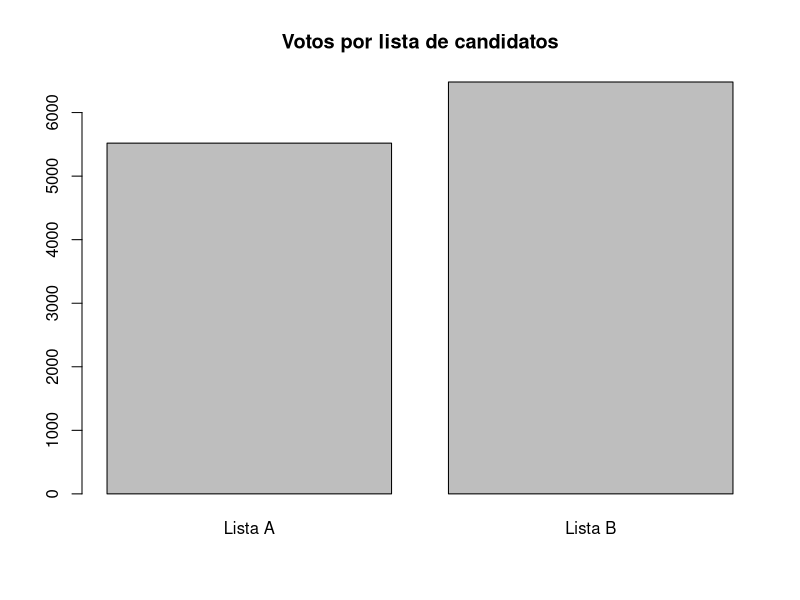
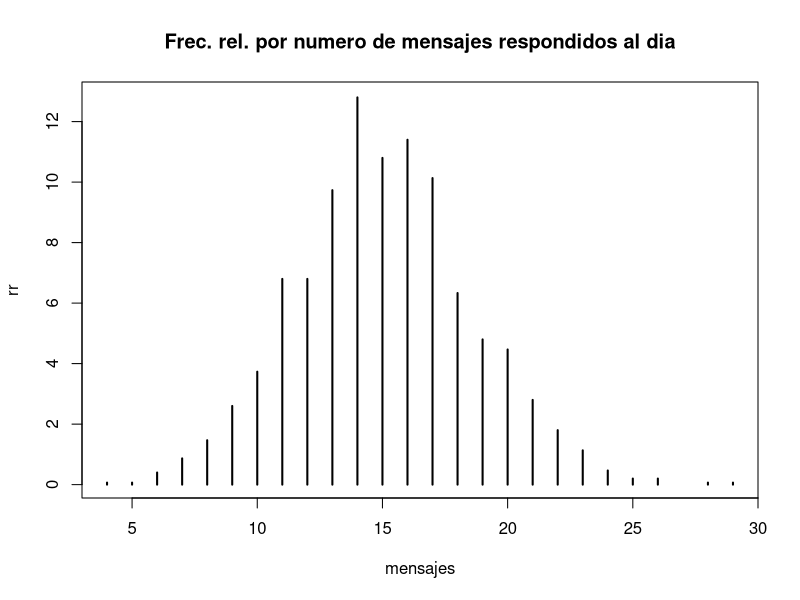
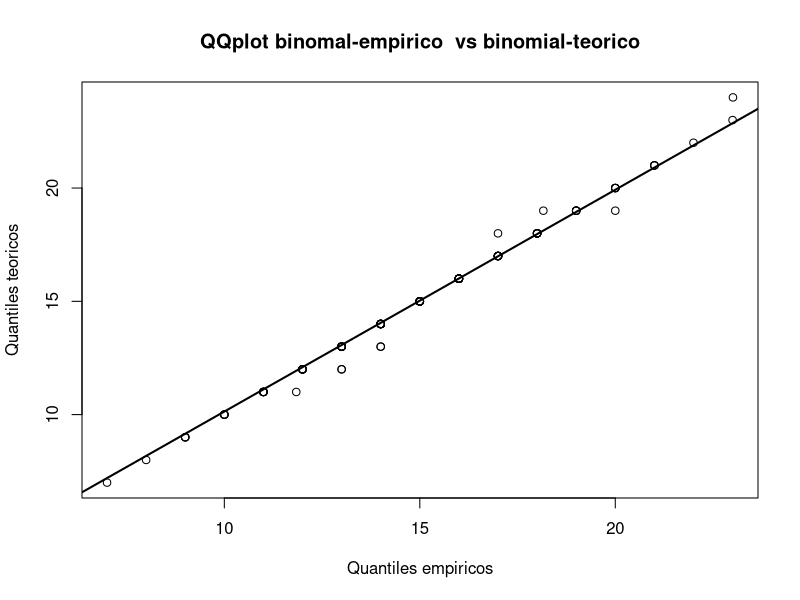
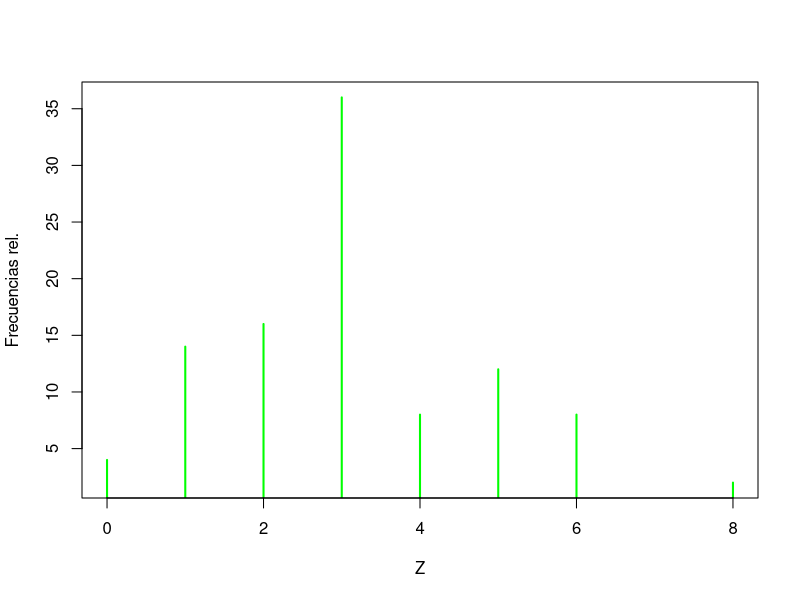
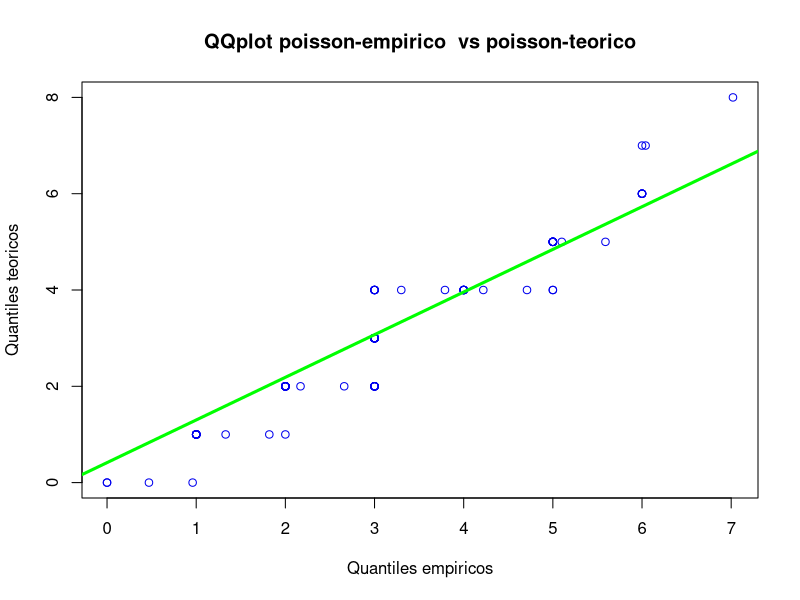
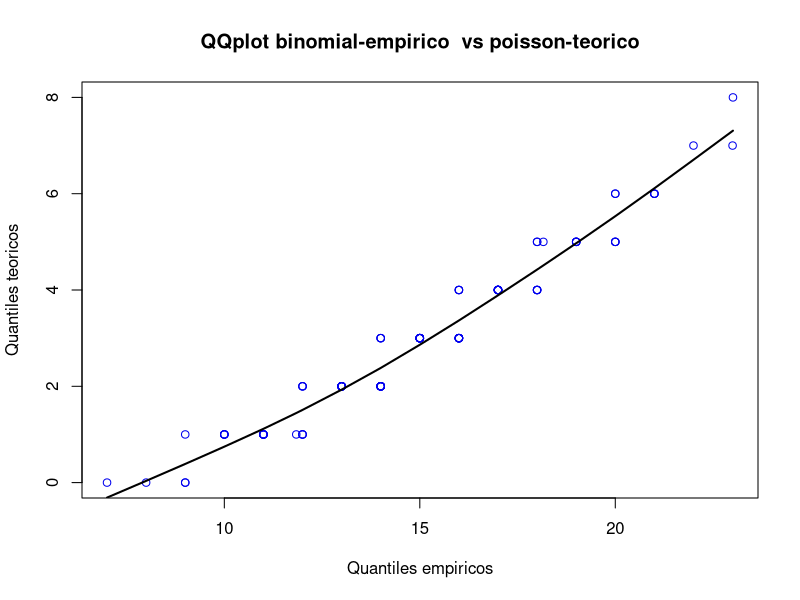
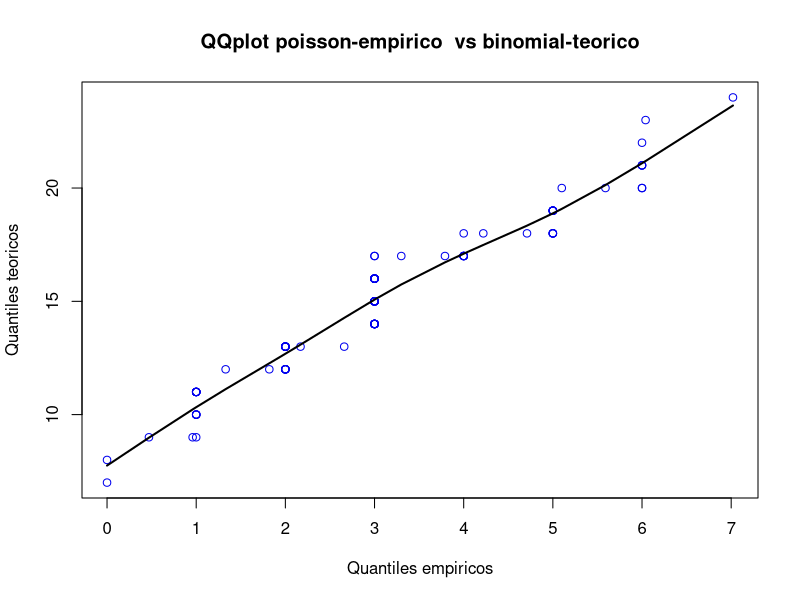
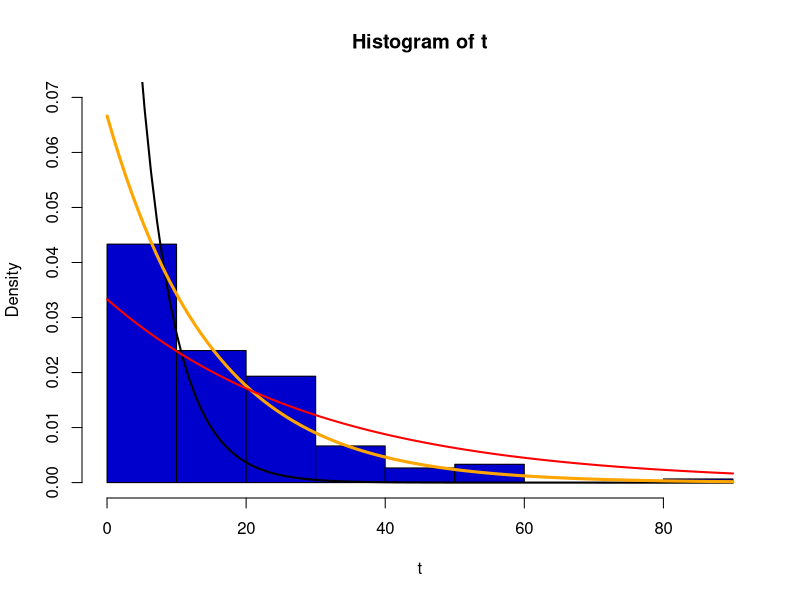

Generate these figures, in order, with R:
library(dplyr)
library(ggplot2)

# Bernoulli
# Votacion federacion A y B
A <- rbinom(12000, 1, 0.46)
A

votos <- c(sum(A), 12000- sum(A))
barplot(votos, names.arg = c("Lista A", "Lista B"),
        main= "Votos por lista de candidatos")
mean(A)*100

# Binomial
# Numero de mensages de whataap respondidos por dia 
# por cada alumnos de Fac. Ing. 

# Dicotomico

set.seed(1124)
What <- rbinom(1500, 100, 0.15)
mean(What)

table(What)
rr <- as.numeric(table(What))
rr <- round( (rr/length(What))*100, 3 )

mensajes <- as.numeric(names(table(What)))
plot(mensajes, rr, type="h", lwd=2, 
     main = "Frec. rel. por numero de mensajes respondidos al dia" )

# Quantile plots
q <- quantile(What, probs = seq(0.01, 0.99, by=0.01) )
Q <- qbinom(seq(0.01, 0.99, by=0.01), 100, 0.15)  

# quantile: entrega los cuantiles empiricos.
# qbinom: cuantiles del modelo binomial

modq <- lm(q~Q)
bq1 <- unname(modq$coefficients)
plot(q,Q, main="QQplot binomal-empirico  vs binomial-teorico",
     ylab = "Quantiles teoricos" , xlab = "Quantiles empiricos")
abline(bq1[1], bq1[2], lwd=2)

# Poisson model
# Numero de micros 7 que llegan cada una hora en un dia al Campus
# Juan Pablo.

set.seed(543)
Z <- rpois(50, 3)
zz <- as.numeric( table(Z) )
zz <- (zz/length(Z))*100

plot(unique(sort(Z)), zz, type = "h", lwd=2,
     col="green", xlab="Z", ylab="Frecuencias rel.")


# Quantile plots
qq <- quantile(Z, probs = seq(0.01, 0.99, by=0.01))
QQ <- qpois(seq(0.01, 0.99, by=0.01), 3) 

mod2 <- lm(qq~QQ)
bq2 <- unname(mod2$coefficients)
plot(qq, QQ, col="blue2",
     main="QQplot poisson-empirico  vs poisson-teorico",
     ylab = "Quantiles teoricos" , xlab = "Quantiles empiricos" )
abline(bq2[1], bq2[2], col="green", lwd = 3)


# Casos en que QQplot no indica un modelo preferible 
# para los datos

plot(q, QQ, col="blue2",
     main="QQplot binomial-empirico  vs poisson-teorico",
     ylab = "Quantiles teoricos" , xlab = "Quantiles empiricos" )

sp <- smooth.spline(q, QQ)
lines(sp$x, sp$y, lwd=2)

plot(qq, Q, col="blue2",
     main="QQplot poisson-empirico  vs binomial-teorico",
     ylab = "Quantiles teoricos" , xlab = "Quantiles empiricos" )

sp <- smooth.spline(qq, Q)
lines(sp$x, sp$y, lwd=2)

#############################Modelos continuos
# Exponencial
# Tiempos en responder el cuestionario 1 MAT1124
  t <- rexp(150, 1/15)
hist(t, probability = TRUE, col = "blue3", ylim = c(0,0.07))
theta1= 1/5 ; theta2 <- 1/15 ; theta3 <- 1/30
curve(dexp(x, theta1), from=0.01, col="black", add = TRUE, lwd=2)
curve(dexp(x, theta2), from=0.01, col="orange", add = TRUE, lwd=3)
curve(dexp(x, theta3), from=0.01, col="red", add = TRUE, lwd=2)

mean(t)

range(t)
intervalos <- seq(0, 90, by=5)
hist(t, probability = TRUE, col = "blue3", ylim = c(0,0.07),
     breaks = intervalos)
curve(dexp(x, theta2), from=0.01, col="orange", add = TRUE, lwd=3)

###########################################################
# Notas en cuestionario 1
set.seed(1124)
x <- rnorm(150, 5.5, 0.36)
x <- x[x<=7]
summary(x)


hist(x, probability = TRUE, col = "blue3")
mu1= 5.5 ; mu2 <- 5
curve(dnorm(x, mu1, 0.36), from=0.01, col="orange", add = TRUE, lwd=3)
curve(dnorm(x, mu2, 0.55), from=0.01, col="red", add = TRUE, lwd=2)

# QQplot 

qqq <- quantile(t, probs = seq(0.01, 0.99, by=0.01))
QQQ <- qexp(seq(0.01, 0.99, by=0.01), 1/theta2) 

qqqq <- quantile(x, probs = seq(0.01, 0.99, by=0.01))
QQQQ <- qnorm(seq(0.01, 0.99, by=0.01), mu1, 0.36) 


plot(qqq, QQQQ, col="blue2",
     main="QQplot exponencial-empirico  vs Gaussiano-teorico",
     ylab = "Quantiles teoricos" , xlab = "Quantiles empiricos" )


plot(qqqq, QQQQ, col="blue2",
     main="QQplot normal-empirico  vs Gaussiano-teorico",
     ylab = "Quantiles teoricos" , xlab = "Quantiles empiricos" )


# Calculo de probabilidades

# Calculo de probabilidades modelo de Poisson
# Pr(X =< x) = Pr (X \in (-oo,x)): la probabilidad acumulada hasta 
# x minuscula.
 
# ppois: calcula laprobabilidad acumulada del modelo Poisson

# Calculo de probabilidadesdel modelo Gaussiano.
